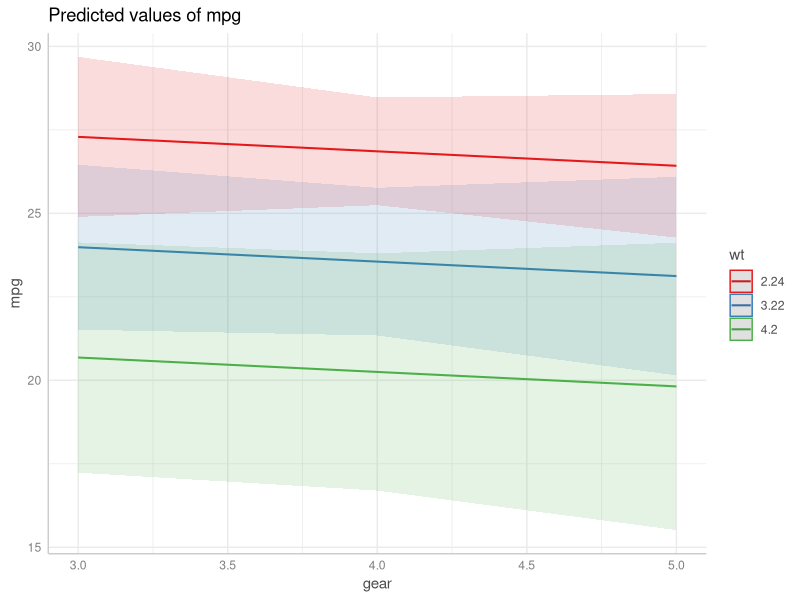
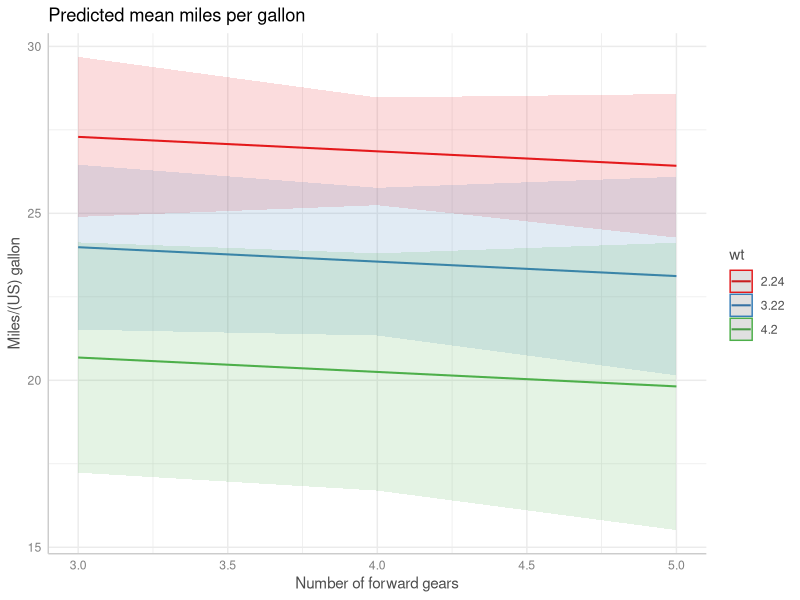
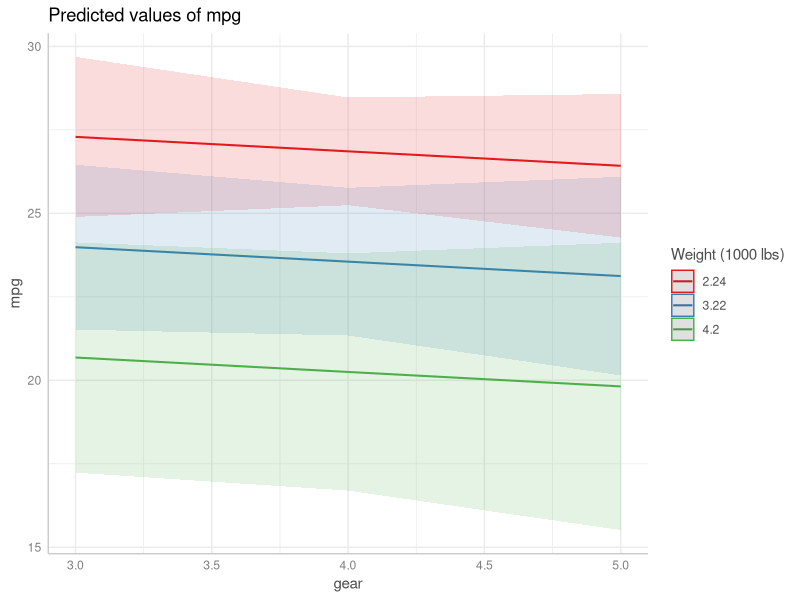
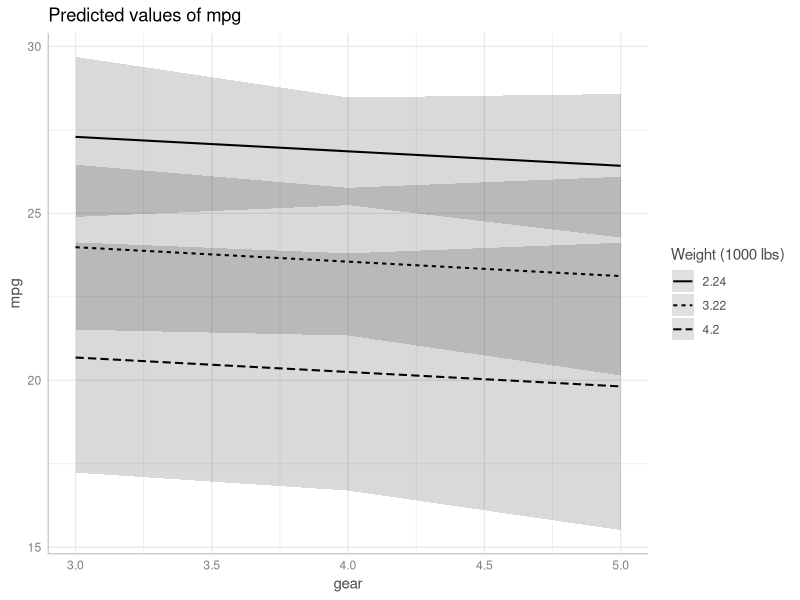
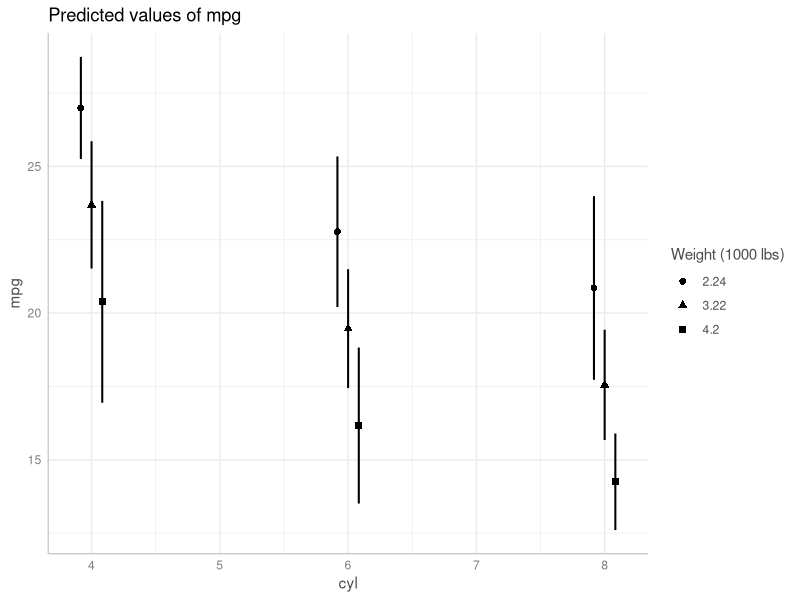

Write R code to recreate these figures, in order. (Note: this script raises an error after producing the figures.)
## ---- chunk 1
knitr::opts_chunk$set(
  collapse = TRUE,
  comment = "#>",
  dev = "png",
  fig.width = 7,
  fig.height = 4,
  message = FALSE,
  warning = FALSE
)
options(width = 800)
if (!requireNamespace("ggplot2", quietly = TRUE)) {
  knitr::opts_chunk$set(eval = FALSE)
}
## ---- chunk 2
library(ggeffects)
library(ggplot2)

data(mtcars)
m <- lm(mpg ~ gear + as.factor(cyl) + wt, data = mtcars)

# continuous x-axis
dat <- predict_response(m, terms = c("gear", "wt"))

# discrete x-axis
dat_categorical <- predict_response(m, terms = c("cyl", "wt"))

# default plot
plot(dat)
## ---- chunk 3
plot(dat) +
  labs(
    x = "Number of forward gears",
    y = "Miles/(US) gallon",
    title = "Predicted mean miles per gallon"
  )
## ---- chunk 4
plot(dat) + labs(colour = "Weight (1000 lbs)")
## ---- chunk 5
plot(dat, colors = "bw") + labs(linetype = "Weight (1000 lbs)")
## ---- chunk 6
plot(dat_categorical, colors = "bw") + labs(shape = "Weight (1000 lbs)")
## ---- chunk 7
plot(dat_categorical, connect.lines = TRUE)
## ---- chunk 8
plot(dat_categorical) +
  scale_x_continuous(labels = c("four", "six", "eight"), breaks = c(4, 6, 8))
## ---- chunk 9
plot(dat) + scale_x_continuous(breaks = 3:5, limits = c(2, 6))
## ---- chunk 10
plot(dat_categorical, breaks = seq(12, 30, 2), limits = c(12, 30))
## ---- chunk 11
plot(dat) +
  scale_colour_brewer(palette = "Set1", labels = c("-1 SD", "Mean", "+1 SD")) +
  scale_fill_brewer(palette = "Set1")
## ---- chunk 12
plot(dat, colors = "bw") +
  scale_linetype_manual(values = 15:17, labels = c("-1 SD", "Mean", "+1 SD"))
## ---- chunk 13
plot(dat_categorical, colors = "bw") +
  scale_shape_manual(values = 1:3, labels = c("-1 SD", "Mean", "+1 SD"))
